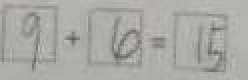
#> input picture img2_label0_rnd1.jpg, 124 x 40 px (shown 2 times larger)
$ python temp.py
#> lines starting #> are read from the running program, lines starting #| are printed output that depends on the picture
from PIL import Image

im = Image.open("img2_label0_rnd1.jpg")
#> im is the input picture: PIL image 124x40 RGB; mean R, G, B 169.2, 169.7, 164.9

im1 = im.copy()

im.show()
im1.rotate(45).show()
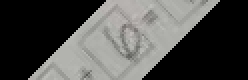
#> shown: PIL image 124x40 RGB (shown 2 times larger); mean R, G, B 77.5, 77.6, 75.4

size = 128, 128

#> (the run stopped early here; a loop or call above may not have finished)
